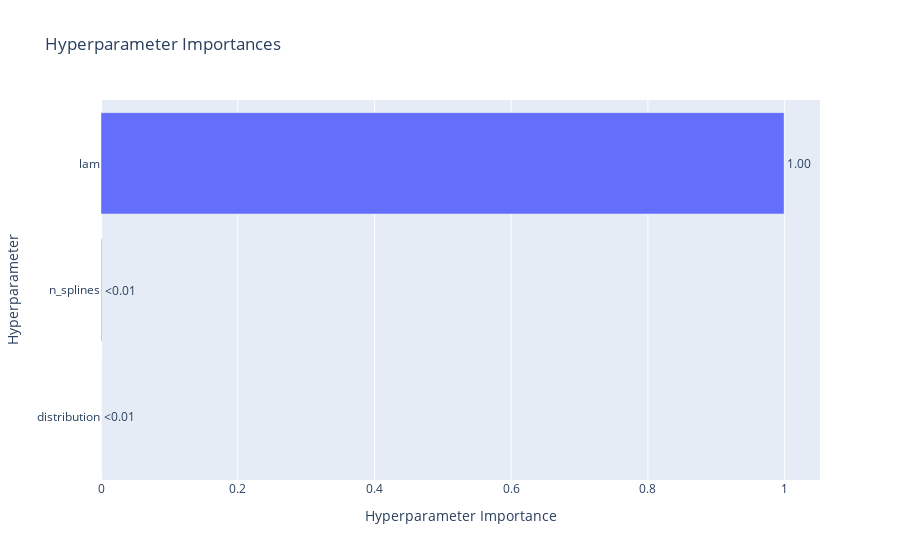

Notebook code cell kept with this figure:
### Markdown cell above
#### **Hyperparameter importance**

### Code cell
plot_param_importances(study_gam)

### Figure 1 — Plotly figure (JSON) as saved in the notebook; plotly's stock layout.template omitted (floating-point values rounded to 4 significant figures)
{"data": [{"cliponaxis": false, "hovertemplate": ["distribution (CategoricalDistribution): 6.66222315341768e-10<extra></extra>", "n_splines (IntDistribution): 0.0008882140249549088<extra></extra>", "lam (FloatDistribution): 0.9991117853088227<extra></extra>"], "name": "Objective Value", "orientation": "h", "text": ["<0.01", "<0.01", "1.00"], "textposition": "outside", "type": "bar", "x": [6.662e-10, 0.0008882, 0.9991], "y": ["distribution", "n_splines", "lam"]}], "layout": {"title": {"text": "Hyperparameter Importances"}, "xaxis": {"title": {"text": "Hyperparameter Importance"}}, "yaxis": {"title": {"text": "Hyperparameter"}}}}
